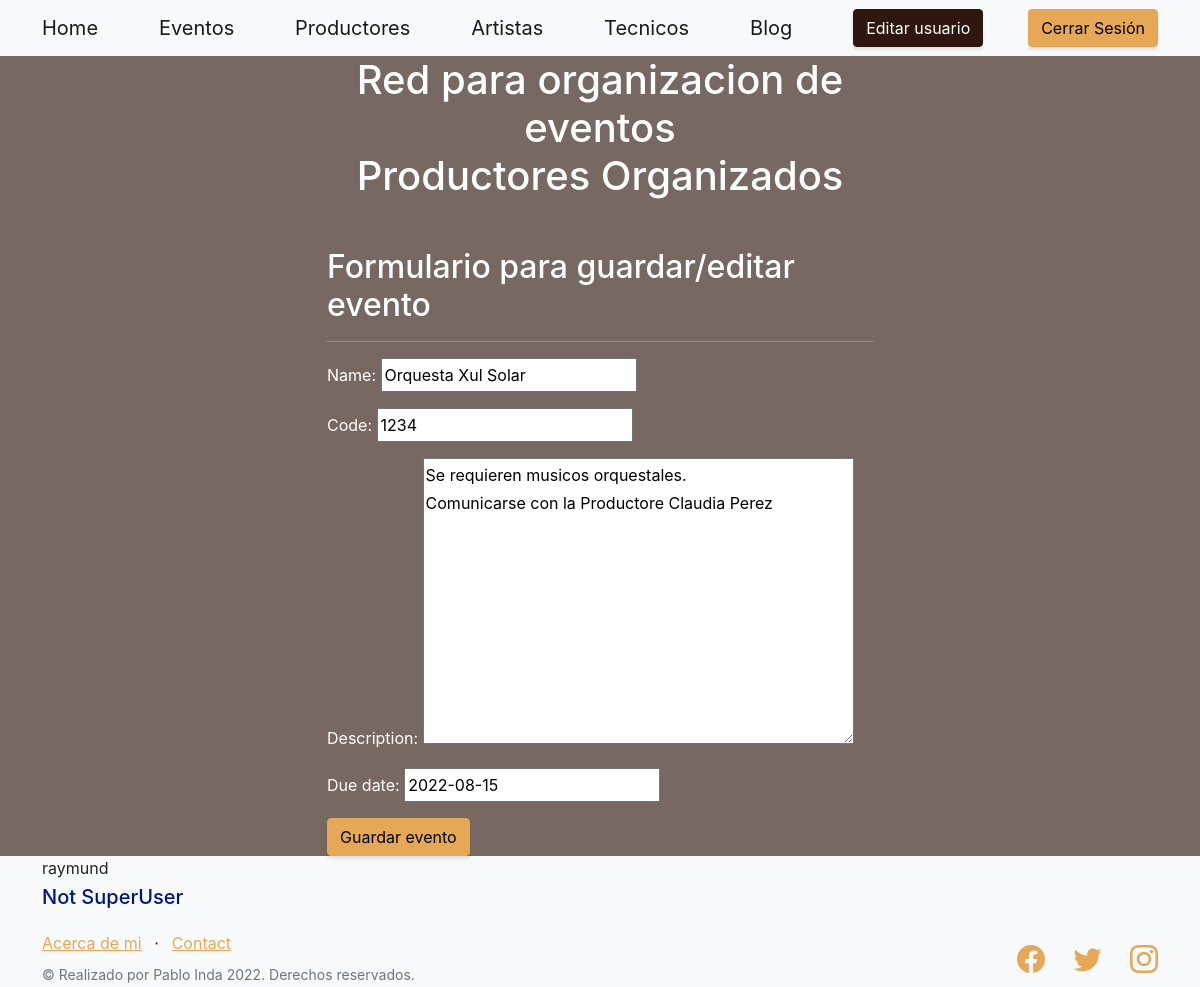
Page /evento/evento/1/update (signed in) on the committed database.
### evento/models.py (models this page shows, shortened)
class Evento(models.Model):
    name = models.CharField(max_length=40)
    due_date = models.DateField()
    code = models.IntegerField()
    description = models.TextField(blank = True, null=True)

### evento/views.py (the view)
# urls.py: path('evento/<int:pk>/update', views.EventoUpdateView.as_view(), name='evento-update'),
class EventoUpdateView(LoginRequiredMixin, UpdateView):
    model = Evento
    success_url = reverse_lazy('evento:evento-list')
    fields = ['name', 'code', 'description', 'due_date']

### evento/templates/evento/evento_form.html (shortened to what this page needs)
{% extends "home/index.html" %}
{% load static %}
{% block entregafinal_content %}
<h2>Formulario para guardar/editar evento</h2>
<hr></hr>
<form action="" method="POST">
    {{ form.as_p }}
    <input type="submit" class="btn btn-primary" value="Guardar evento" />
</form>
{% endblock %}

### home/templates/home/index.html (shortened to what this page needs)
<!DOCTYPE html>
<html lang="en">
    <head>
        {% load static %}
        <link href="https://cdn.jsdelivr.net/npm/bootstrap-icons@1.5.0/font/bootstrap-icons.css" rel="stylesheet" type="text/css" />
        <link href="{% static 'home/css/styles.css' %}" rel="stylesheet" />
        <link rel="stylesheet" href="https://cdnjs.cloudflare.com/ajax/libs/font-awesome/4.7.0/css/font-awesome.min.css">
    </head>
    <body>
        <nav class="navbar navbar-light bg-light static-top">
            <div class="container">
                <a class="navbar-brand" href="{% url 'home:main' %}">Home</a>
                <a class="navbar-brand" href="{% url 'evento:evento-list' %}">Eventos</a>
                {% if user.is_authenticated %}
                <a class="navbar-brand" href="{% url 'productor:productor-list' %}">Productores</a>
                <a class="navbar-brand" href="{% url 'artista:artista-list' %}">Artistas</a>
                <a class="navbar-brand" href="{% url 'tecnico:tecnico-list' %}">Tecnicos</a>
                <a class="navbar-brand" href="{% url 'blog:blog-list' %}">Blog</a>
                <a class="btn btn-secondary" href="{% url 'user:user-update' %}">Editar usuario</a>
                <a class="btn btn-primary" href="{% url 'user:user-logout' %}">Cerrar Sesión</a>
                {% else %}
                <a class="btn btn-primary" href="{% url 'user:user-login' %}">Iniciar Sesión</a>
                {% endif %}
            </div>
        </nav>
        <header class="masthead">
            <div class="container position-relative">
                <div class="row justify-content-center">
                    <div class="col-xl-6">
                        <div class="text-center text-white">
                            <h1 class="mb-5">Red para organizacion de eventos <br> Productores Organizados</h1>
                            <div class="text-lg-start text-white">
                                {% block entregafinal_content %}
                                {% endblock %}
                            </div>
                        </div>
                    </div>
                </div>
            </div>
        </header>
        <footer class="footer bg-light">
            <div class="container">
                {{request.user.username}}
                {% if user.is_superuser %}
                    <h5><p style="color: rgb(0, 20, 131)" >SuperUser</p></h5>
                {% else %}
                    <h5><p style="color: rgb(0, 20, 131)" >Not SuperUser</p></h5>
                {%endif%}
            </div>
            <div class="container">
                <div class="row">
                    <div class="col-lg-6 h-100 text-center text-lg-start my-auto">
                        <ul class="list-inline mb-2">
                            <li class="list-inline-item"><a href="{% url 'home:about' %}">Acerca de mi</a></li>
                            <li class="list-inline-item">⋅</li>
                            <li class="list-inline-item"><a href="mailto:redscare.ar@gmail.com">Contact</a></li>
                        </ul>
                        <p class="text-muted small mb-4 mb-lg-0">&copy; Realizado por Pablo Inda 2022. Derechos reservados.</p>
                    </div>
                    <div class="col-lg-6 h-100 text-center text-lg-end my-auto">
                        <ul class="list-inline mb-0">
                            <li class="list-inline-item me-4">
                                <a href="https://www.facebook.com/pablo.inda/"><i class="bi-facebook fs-3"></i></a>
                            </li>
                            <li class="list-inline-item me-4">
                                <a href="https://twitter.com/Redscare_ar"><i class="bi-twitter fs-3"></i></a>
                            </li>
                            <li class="list-inline-item">
                                <a href="https://www.instagram.com/poli.redscare/"><i class="bi-instagram fs-3"></i></a>
                            </li>
                        </ul>
                    </div>
                </div>
            </div>
        </footer>
    </body>
</html>

### rows in the picture
Evento: name "Orquesta Xul Solar", code "1234", description "Se requieren musicos orquestales. Comunicarse con la Productore Claudia Perez", due_date "2022-08-15"

### other values in the picture
{{ request.user.username }} "raymund"
